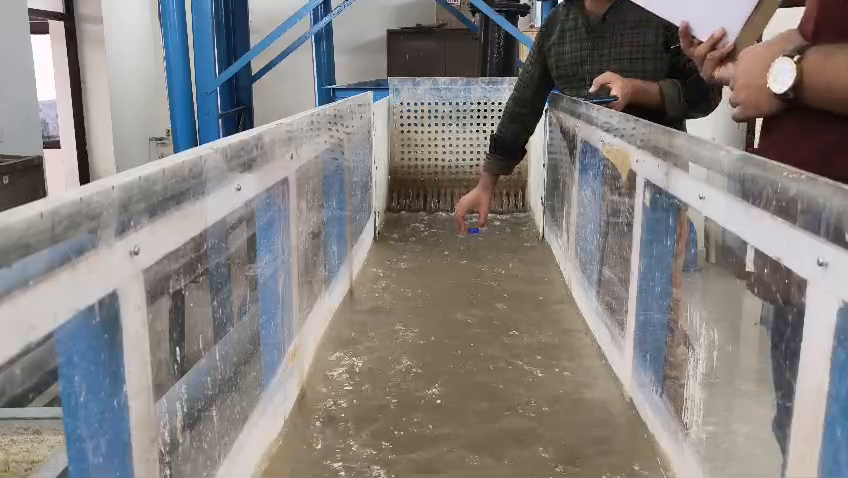
#> input picture frame 61 of data/samples/sample_river_1.mp4, 848 x 478 px, given in place of CIMG3606.MOV, which was not available
$ python baseline3.py
#> lines starting #> are read from the running program, lines starting #| are printed output that depends on the picture; after the words box and inside, x2 and y2 are one past the last pixel; in counts of white or black regions, pixels touching at a corner belong together; pictures that were not available may be replaced by others from this repository, and a replacement may not be noted
#> in process_video, frame is the input picture: shape (478, 848, 3); mean B, G, R 126.7, 129.4, 133.5
import cv2
import numpy as np
import pandas as pd
from scipy.signal import medfilt, savgol_filter
import json


class RiverVelocityEstimator:
    def __init__(self, config):
        self.config = config
        self.camera_matrix = None
        self.dist_coeffs = None
        self.scale = config.get('scale', 0.046455)
        self.roi_mask = None

    # [19 lines left out: functions load_camera_calibration, set_scale_from_gcps, not called in this run]

    def create_roi_mask(self, shape, roi_coords=None):
        """Create ROI mask polygon based on ADCP cross-section"""
#> called with shape = (478, 848, 3)
        mask = np.zeros(shape[:2], dtype=np.uint8)
        if roi_coords is None:
            h, w = shape[:2]
            roi_coords = [
                (int(w*0.15), int(h*0.3)),
                (int(w*0.85), int(h*0.3)),
                (int(w*0.85), int(h*0.85)),
                (int(w*0.15), int(h*0.85))
            ]
        cv2.fillPoly(mask, [np.array(roi_coords)], 255)
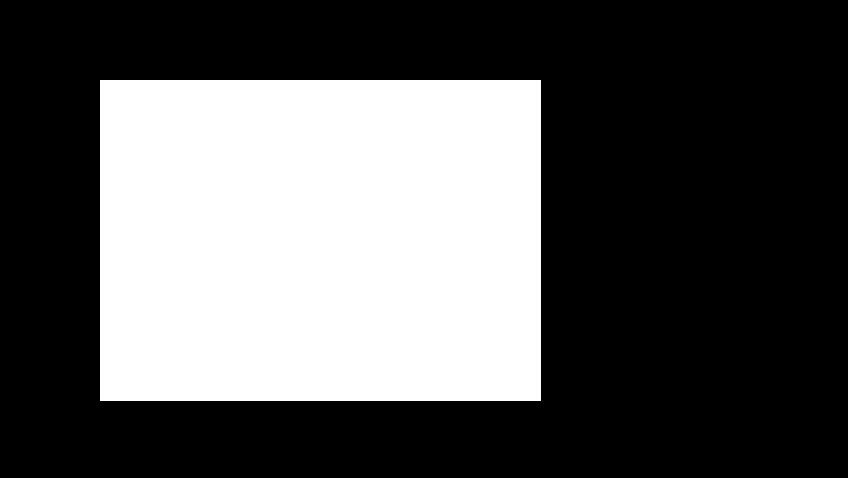
#> mask: shape (478, 848); 34.9% white; 1 white region, box (x1, y1, x2, y2) and area: (100, 80, 541, 401) 141561
        self.roi_mask = mask
        return self.roi_mask

    def preprocess(self, frame):
        """Undistort, contrast enhance, denoise"""
        if self.camera_matrix is not None:
            frame = cv2.undistort(frame, self.camera_matrix, self.dist_coeffs)
        gray = cv2.cvtColor(frame, cv2.COLOR_BGR2GRAY)
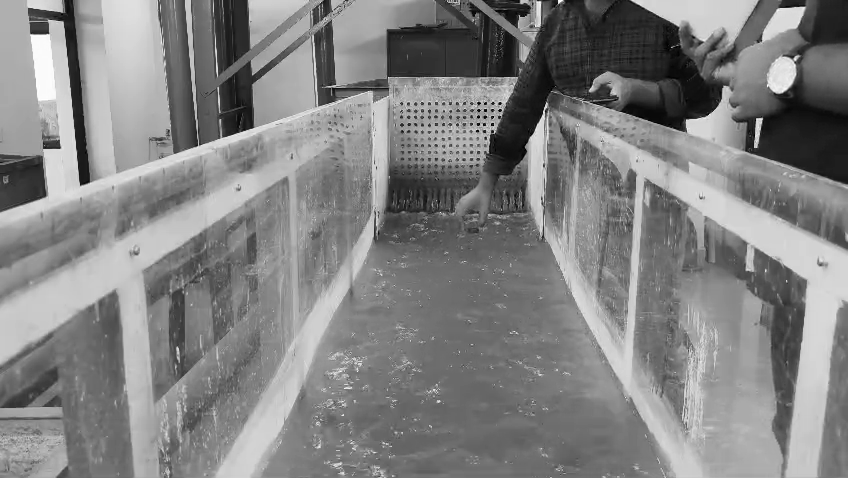
#> gray: shape (478, 848); min 0, max 255, mean 130.3
        clahe = cv2.createCLAHE(2.0, (8, 8))
        gray = clahe.apply(gray)
        filtered = cv2.bilateralFilter(gray, 9, 75, 75)
        if self.roi_mask is not None:
            filtered = cv2.bitwise_and(filtered, self.roi_mask)
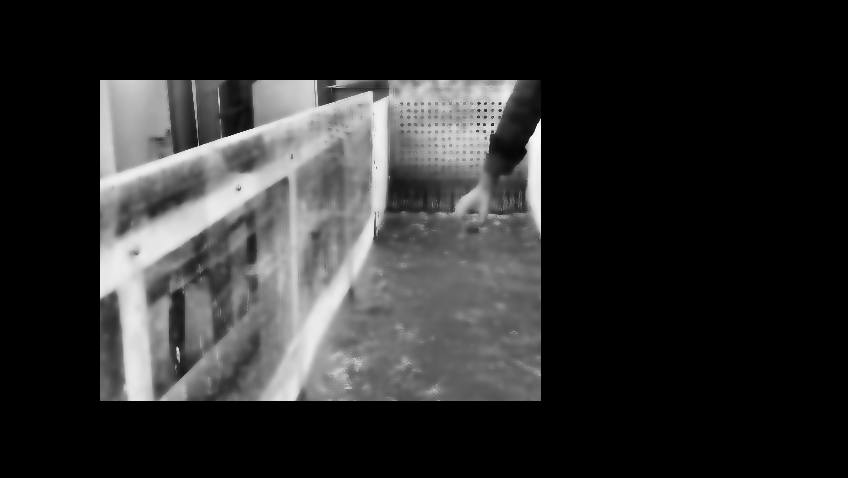
#> filtered: shape (478, 848); min 0, max 248, mean 45.7
        return filtered

    def detect_features(self, gray):
        params = dict(maxCorners=300, qualityLevel=0.01, minDistance=10, blockSize=7)
        corners = cv2.goodFeaturesToTrack(gray, mask=self.roi_mask, **params)
#> corners = 173 rows, first 8: [102, 82], [314, 83], [493, 125], [480, 125], [500, 111], [193, 82], [483, 112], [320, 103]
        return corners

    def filter_velocities(self, arr):
        if arr is None or len(arr) < 3:
            return arr
        q25, q75 = np.percentile(arr, [25, 75])
        iqr = q75 - q25
        minv = q25 - self.config.get('outlier_threshold', 1.5) * iqr
        maxv = q75 + self.config.get('outlier_threshold', 1.5) * iqr
        return arr[(arr >= minv) & (arr <= maxv)]

    def pixel_to_mps(self, pix_val, fps):
        mps = pix_val * fps * self.scale
        if mps < self.config.get('min_velocity_threshold', 0.01):
            mps = 0
        if mps > self.config.get('max_velocity_threshold', 3.0):
            mps = self.config.get('max_velocity_threshold', 3.0)
        return mps

    def process_video(self, video_path, roi_coords=None):
        cap = cv2.VideoCapture(video_path)
        fps = cap.get(cv2.CAP_PROP_FPS) or 30.0
        ret, frame = cap.read()
        if not ret:
            raise RuntimeError("Cannot read video")
        self.create_roi_mask(frame.shape, roi_coords)
        old_gray = self.preprocess(frame)
        points = self.detect_features(old_gray)
#> points has the same summary as corners in detect_features
        results = []
        frame_num = 0

        while True:
            ret, frame = cap.read()
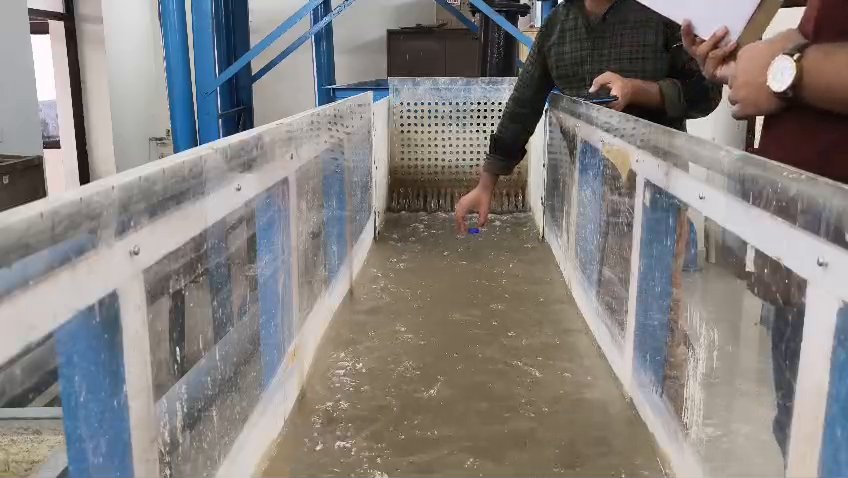
#> input picture frame 62 of data/samples/sample_river_1.mp4, 848 x 478 px, given in place of CIMG3606.MOV, which was not available
#> frame is the input picture: shape (478, 848, 3); mean B, G, R 126.6, 129.3, 133.4
            if not ret:
                break
            gray = self.preprocess(frame)
#> in preprocess (call 2), `filtered = cv2.bilateralFilter(gray, 9, 75, 75)`:
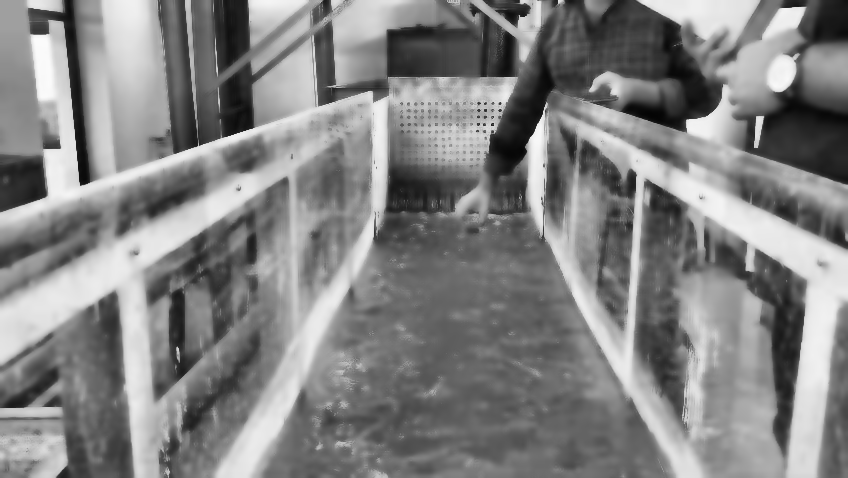
#> filtered: shape (478, 848); min 4, max 251, mean 130.9
            klt_pix_vel = 0
            farne_pix_vel = 0
            npts = 0

            # --- KLT Optical Flow ---
            if points is not None and len(points) > 0:
                lk_params = dict(
                    winSize=(21, 21),
                    maxLevel=3,
                    criteria=(cv2.TERM_CRITERIA_EPS | cv2.TERM_CRITERIA_COUNT, 30, 0.01)
                )
                new_points, status, err = cv2.calcOpticalFlowPyrLK(old_gray, gray, points, None, **lk_params)
#> new_points has the same summary as corners in detect_features; status = 173 values from 1 to 1; err = 173 values, max 14.24 at index 84, min 0 at index 0, mean 1.13
                if new_points is not None and status is not None:
                    good_new = new_points[status == 1]
#> good_new = 173 pairs, first value 102 to 538, second value 82 to 398
                    good_old = points[status == 1]
#> good_old has the same summary as good_new
                    npts = len(good_new)
#> npts = 173
                    dists = np.linalg.norm(good_new - good_old, axis=1)
#> dists = 173 values, max 5.05 at index 71, min 3.81e-05 at index 0, mean 0.173
                    dists = self.filter_velocities(dists)
#> in filter_velocities, `q25, q75 = np.percentile(arr, [25, 75])`: q25 = 0.00163; q75 = 0.0566
#> in filter_velocities, `iqr = q75 - q25`: iqr = 0.055
#> in filter_velocities, `minv = q25 - self.config.get('outlier_threshold', 1.5) * iqr`: minv = -0.0809
#> in filter_velocities, `maxv = q75 + self.config.get('outlier_threshold', 1.5) * iqr`: maxv = 0.139
#> dists = 144 values, max 0.105 at index 26, min 3.81e-05 at index 0, mean 0.0157
                    if len(dists) > 0:
                        klt_pix_vel = np.mean(dists)
#> klt_pix_vel = 0.0157
                    points = good_new.reshape(-1, 1, 2)
                if npts < self.config['min_points']:
                    points = self.detect_features(gray)
            else:
                points = self.detect_features(gray)

            # --- Farneback Optical Flow ---
            fb_params = self.config['farneback_params']
            fb_flow = cv2.calcOpticalFlowFarneback(old_gray, gray, None, **fb_params)
            mag, ang = cv2.cartToPolar(fb_flow[..., 0], fb_flow[..., 1])
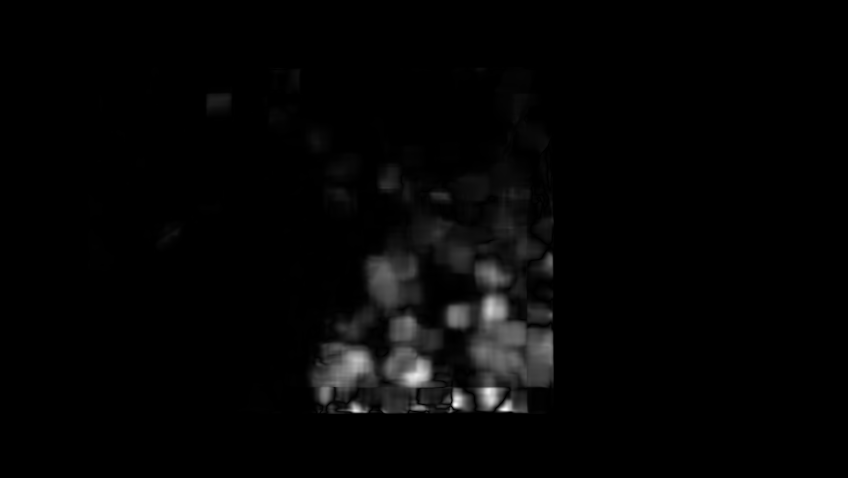
#> mag: shape (478, 848) float32; min 0, max 4.81, mean 0.0955; drawn with min black and max white
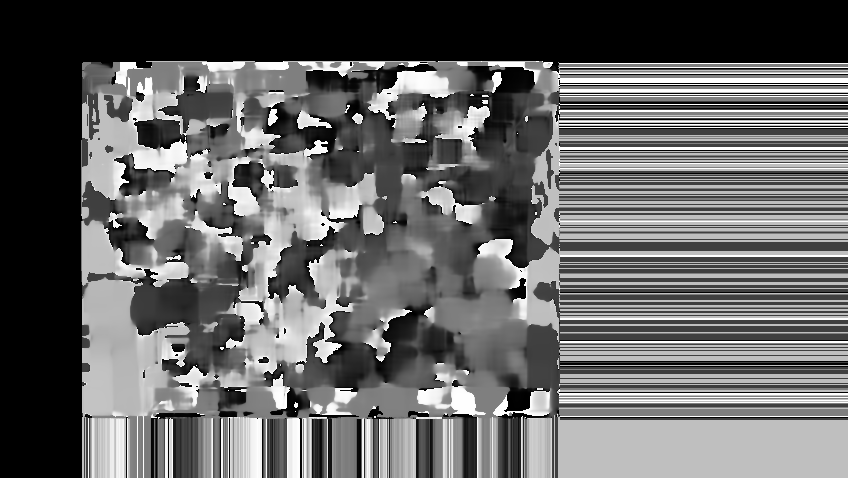
#> ang: shape (478, 848) float32; min 0, max 6.28, mean 2.51; drawn with min black and max white
            mag_roi = mag[self.roi_mask > 0]
            valid = mag_roi[mag_roi > 0.1]
            valid = self.filter_velocities(valid.flatten())
            if len(valid) > 0:
                farne_pix_vel = np.mean(valid)
#> farne_pix_vel = 0.713

            # Convert pixel velocity to m/s
            klt_mps = self.pixel_to_mps(klt_pix_vel, fps)
#> in pixel_to_mps, `mps = pix_val * fps * self.scale`: mps = 0.0431
#> klt_mps = 0.0431
            farne_mps = self.pixel_to_mps(farne_pix_vel, fps)
#> farne_mps = 1.95
            results.append({
                'frame': frame_num,
                'velocity_klt_m_per_s': klt_mps,
                'velocity_farneback_m_per_s': farne_mps,
                'num_klt_points': npts,
            })
            frame_num += 1
            old_gray = gray.copy()

        cap.release()
        df = pd.DataFrame(results)
        if len(df) >= 11:
            df['velocity_farneback_smoothed'] = savgol_filter(df['velocity_farneback_m_per_s'], 11, 2)
        else:
            df['velocity_farneback_smoothed'] = medfilt(df['velocity_farneback_m_per_s'], kernel_size=5)
        return df

    # [16 lines left out: functions correct_bias, evaluate, not called in this run]


# --- CONFIGURATION ---
config = {
    'scale': 0.046455,
    'min_points': 20,
    'outlier_threshold': 1.5,
    'min_velocity_threshold': 0.01,
    'max_velocity_threshold': 3.0,
    'farneback_params': {
        'pyr_scale': 0.5, 'levels': 5, 'winsize': 21, 'iterations': 5,
        'poly_n': 7, 'poly_sigma': 1.5, 'flags': 0
    }
}

video_path = "oparaFiles/FreibergerMulde/terrestrial/CIMG3606.MOV"
output_csv = "velocity_output_final.csv"
adcp_mean = 0.5884

estimator = RiverVelocityEstimator(config)
roi_coords = [(100, 80), (540, 80), (540, 400), (100, 400)]

df = estimator.process_video(video_path, roi_coords)
df = estimator.correct_bias(df, adcp_mean)
df.to_csv(output_csv, index=False)
metrics = estimator.evaluate(df, adcp_mean)
print("\nMetrics:", metrics)

$ run again, starting later in the video
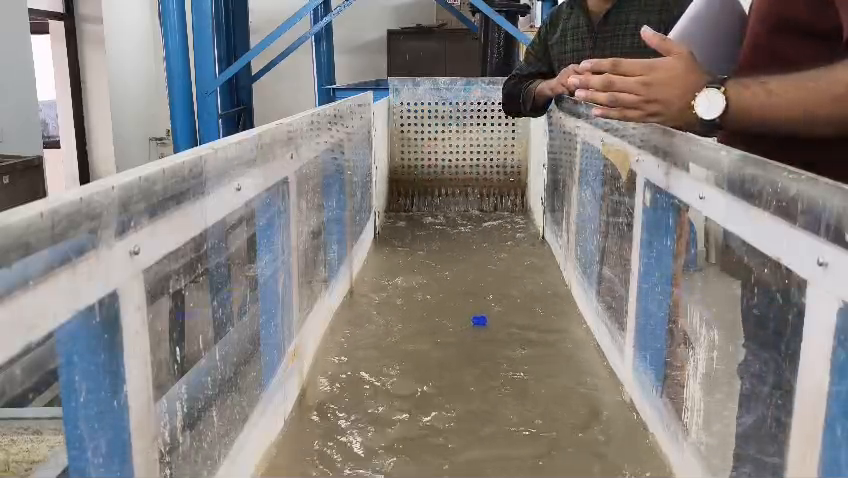
#> input picture frame 278 of data/samples/sample_river_1.mp4, 848 x 478 px, given in place of CIMG3606.MOV, which was not available
#> in process_video, frame is the input picture: shape (478, 848, 3); mean B, G, R 125.5, 127.9, 132.5
#> mask: shape (478, 848); 34.9% white; 1 white region, box (x1, y1, x2, y2) and area: (100, 80, 541, 401) 141561
#> corners = 160 rows, first 8: [538, 119], [102, 82], [500, 105], [314, 83], [193, 82], [482, 125], [480, 102], [507, 117]
#> points has the same summary as corners in detect_features
#> in preprocess (call 2), `filtered = cv2.bilateralFilter(gray, 9, 75, 75)`:
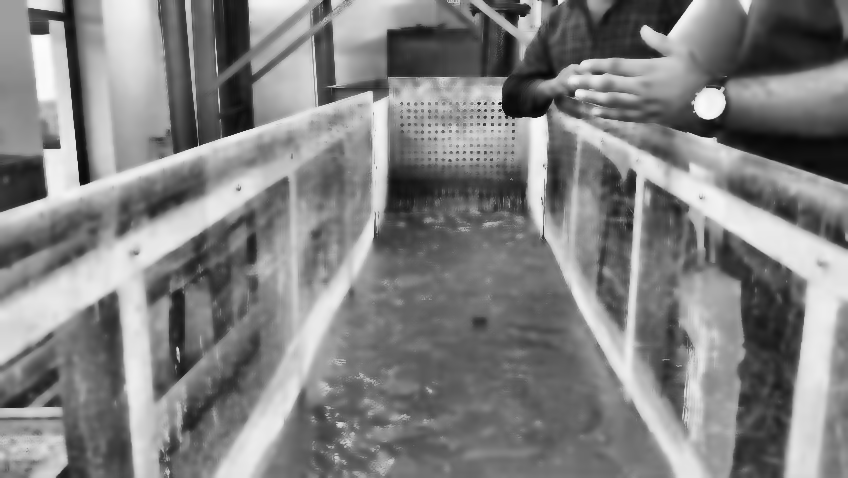
#> filtered: shape (478, 848); min 7, max 252, mean 129.7
#> new_points has the same summary as corners in detect_features; status = 160 values from 1 to 1; err = 160 values, max 12.13 at index 70, min 0 at index 3, mean 1.39
#> good_new = 160 pairs, first value 102 to 538, second value 82 to 398
#> good_old has the same summary as good_new
#> npts = 160
#> in process_video, `dists = np.linalg.norm(good_new - good_old, axis=1)`: dists = 160 values, max 5.78 at index 89, min 7.63e-06 at index 4, mean 0.191
#> q25 = 0.0011; q75 = 0.0536
#> iqr = 0.0525
#> minv = -0.0777
#> maxv = 0.132
#> in process_video, `dists = self.filter_velocities(dists)`: dists = 132 values, max 0.121 at index 62, min 7.63e-06 at index 4, mean 0.0133
#> klt_pix_vel = 0.0133
#> in process_video, `mag, ang = cv2.cartToPolar(fb_flow[..., 0], fb_flow[..., 1])`:
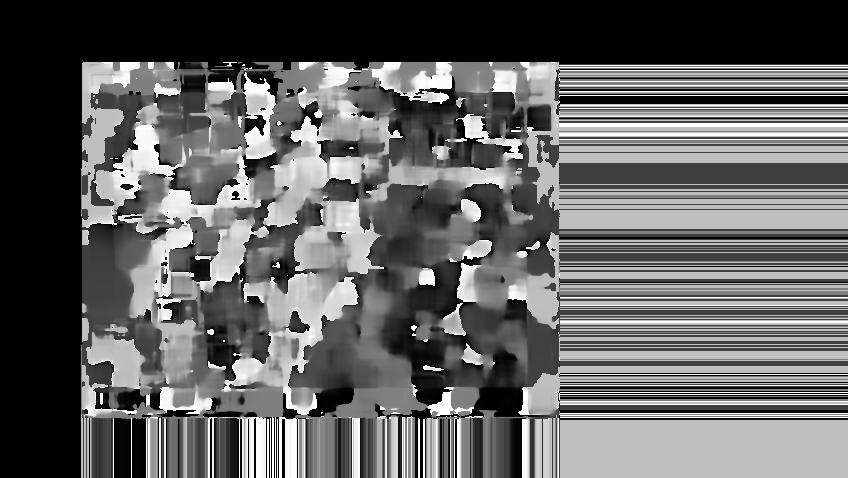
#> ang: shape (478, 848) float32; min 0, max 6.28, mean 2.45; drawn with min black and max white
#> farne_pix_vel = 0.525
#> mps = 0.0365
#> farne_mps = 1.44

$ run again, starting later in the video
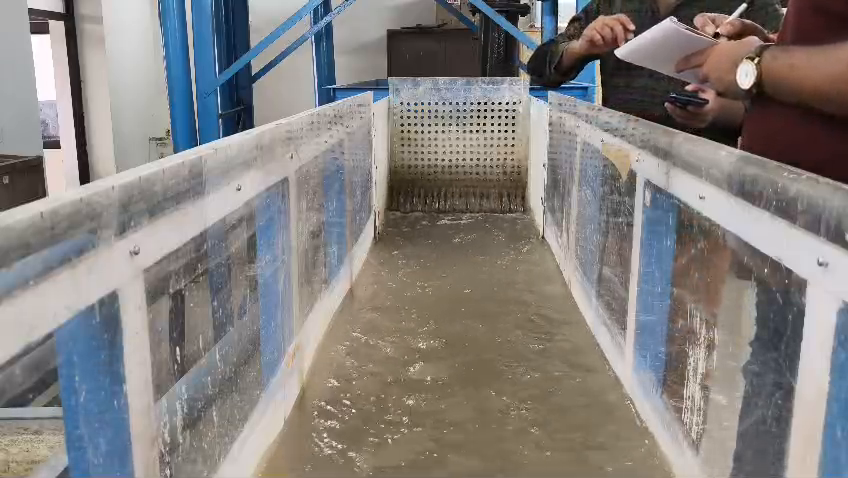
#> input picture frame 495 of data/samples/sample_river_1.mp4, 848 x 478 px, given in place of CIMG3606.MOV, which was not available
#> in process_video, frame is the input picture: shape (478, 848, 3); mean B, G, R 126.6, 128.9, 132.9
#> mask: shape (478, 848); 34.9% white; 1 white region, box (x1, y1, x2, y2) and area: (100, 80, 541, 401) 141561
#> corners = 182 rows, first 8: [102, 82], [314, 82], [193, 82], [198, 143], [320, 103], [494, 127], [482, 123], [370, 93]
#> points has the same summary as corners in detect_features
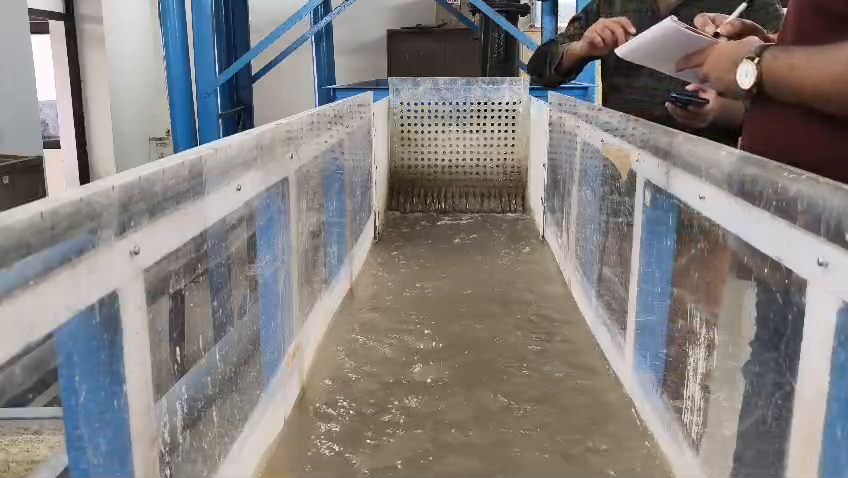
#> input picture frame 496 of data/samples/sample_river_1.mp4, 848 x 478 px, given in place of CIMG3606.MOV, which was not available
#> in process_video, frame is the input picture: shape (478, 848, 3); mean B, G, R 126.6, 128.9, 132.8
#> new_points has the same summary as corners in detect_features; status = 182 values from 1 to 1; err = 182 values, max 9 at index 58, min 0 at index 91, mean 1.19
#> good_new = 182 pairs, first value 102 to 538, second value 82 to 398
#> good_old has the same summary as good_new
#> npts = 182
#> in process_video, `dists = np.linalg.norm(good_new - good_old, axis=1)`: dists = 182 values, max 5.26 at index 60, min 4.58e-05 at index 116, mean 0.225
#> q25 = 0.00111; q75 = 0.075
#> iqr = 0.0739
#> minv = -0.11
#> maxv = 0.186
#> in process_video, `dists = self.filter_velocities(dists)`: dists = 146 values, max 0.167 at index 133, min 4.58e-05 at index 98, mean 0.0155
#> klt_pix_vel = 0.0155
#> in process_video, `mag, ang = cv2.cartToPolar(fb_flow[..., 0], fb_flow[..., 1])`:
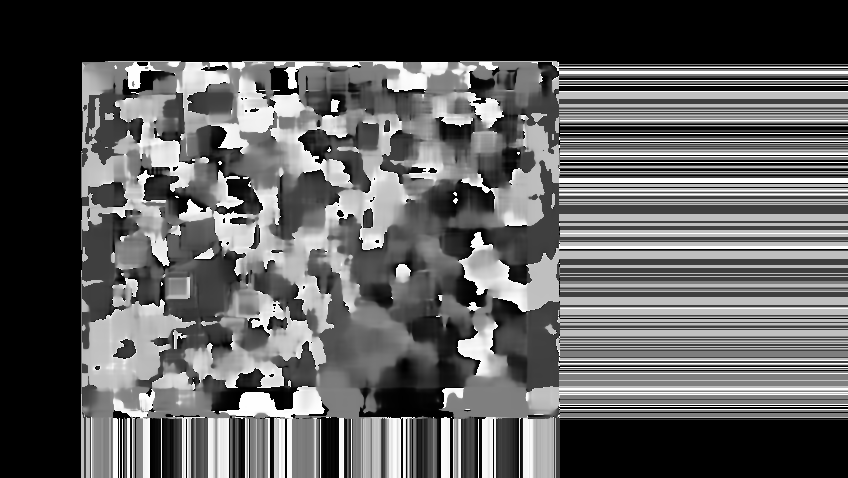
#> ang: shape (478, 848) float32; min 0, max 6.28, mean 2.29; drawn with min black and max white
#> farne_pix_vel = 0.623
#> mps = 0.0424
#> farne_mps = 1.71
